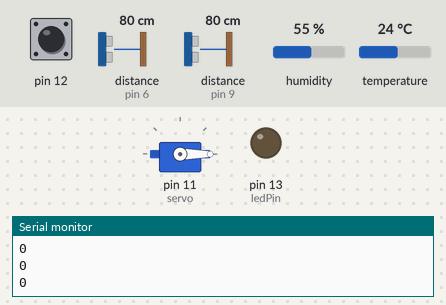
A sketch run on a simulated Arduino Uno, built with avr-gcc and run on an emulated ATmega328P. Parts: servo, output pins drawn as LEDs (lit = HIGH), the last lines printed to the serial monitor. Wiring (inferred from the names in the program): 2 × ultrasonic range finder: trigger pin 7, echo pin 6 / trigger pin 8, echo pin 9. The test bench sets the inputs (shaded band); at power-on: distance to the obstacle (sensors on pin 6, pin 9) 80 cm, pin 12 HIGH, humidity 55 %, temperature 24 °C. The echo pulse lasts 58.3 µs per cm; pins used as bus, display or sensor lines are not drawn.

Above: at 1.2 s.
1.3 s: distance to the obstacle (sensor on pin 6) set to 8 cm
4.5 s: distance to the obstacle (sensor on pin 6) set to 5 cm
At 7.2 s:
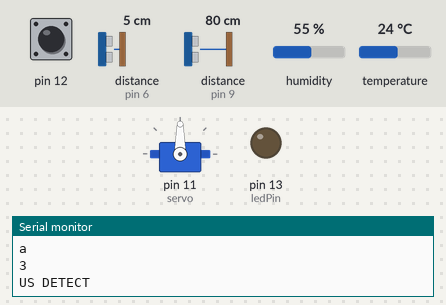
Timing chart, 0 to 8.7 s (numbered marks = the images above; inputs shaded):
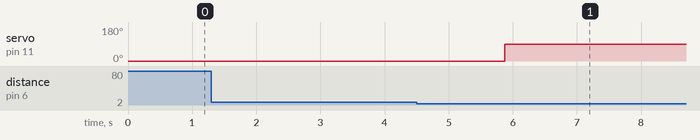

The sketch:

MasterModule.ino
```cpp
//servo setup
#include <Servo.h>
Servo servo;
//setup for temperature sensor
#include <DFRobot_DHT11.h>
DFRobot_DHT11 DHT;
#define DHT11_PIN 10
int tempTimer = 4;
//Ultrasonic sensor #1
const int pingPin1 = 7; // Trigger Pin of Ultrasonic Sensor
const int echoPin1 = 6; // Echo Pin of Ultrasonic Sensor
//Ultrasonic sensor #2
const int pingPin2 = 8; // Trigger Pin of Ultrasonic Sensor
const int echoPin2 = 9; // Echo Pin of Ultrasonic Sensor
const int ledPin = 13;
long duration, cm;

#define pirPin 2
int calibrationTime = 5;
long unsigned int lowIn;
long unsigned int pause = 5000;
boolean lockLow = true;
boolean takeLowTime;
int PIRValue = 0;

//counter
int counter = 0;
//communication
int soloMode = 0;
int sendKA = 5;

char KAMsg = 'a';

int waitTillSlaveDead = 10000;

//btn
int lastState = LOW; // the previous state from the input pin
int currentState;

void setup() {
   Serial.begin(9600); // Starting Serial Terminal
   pinMode(ledPin, OUTPUT);
   pinMode(12, INPUT_PULLUP);
   servo.attach(11); //trust
   servo.write(0);
}

void loop() {
  int buttonState = digitalRead(12);
  currentState = digitalRead(12);

  //if(lastState == HIGH && currentState == LOW) {
    //counter++;
    //Serial.println("BTN");
  //}

  // save the last state
  lastState = currentState;
  //sensors
   ultraSonic(pingPin1, echoPin1);
   ultraSonic(pingPin2, echoPin2);
   temperature();
   //protocol
   if (waitTillSlaveDead != 0 && soloMode == 0) {
     if(sendKA == 0) {
      //Serial.println("Sent KA");
      Serial.write(KAMsg);
      Serial.println();
     sendKA = 5;
    }
    else {
     sendKA--;
     }
   }

  while(Serial.available() > 0 && waitTillSlaveDead > 0) {
    if (Serial.read() == 'b') {
      waitTillSlaveDead = 10000;
      Serial.println("got msg");
    }
    else if (Serial.read() == 's') {
      counter++;
      Serial.println(counter);
    }
  }

   if (waitTillSlaveDead <= 0) {
     soloMode = 1;
     Serial.println("Slave dead (men im dead)");
   }

   //Serial.println(sendKA);
   waitTillSlaveDead--;
   Serial.println(counter);
   if (counter >= 1) {
    servo.write(90);
    counter++;
  }

}

long microsecondsToCentimeters(long microseconds) {
   return microseconds / 29 / 2;
}

void ultraSonic(int pingPin, int echoPin) {
   pinMode(pingPin, OUTPUT);
   digitalWrite(pingPin, LOW);
   delayMicroseconds(2);
   digitalWrite(pingPin, HIGH);
   delayMicroseconds(10);
   digitalWrite(pingPin, LOW);
   pinMode(echoPin, INPUT);
   duration = pulseIn(echoPin, HIGH);
   cm = microsecondsToCentimeters(duration);
   //Serial.print(cm);
   //Serial.print("cm");
   //Serial.println();

  if(cm <= 5) {
    counter++;
    Serial.println("US DETECT");
    delay(1000);
  }
  else {
    digitalWrite(ledPin, LOW);
  }

   delay(100);
}

void temperature() {
  if(tempTimer == 0) {
    DHT.read(DHT11_PIN);
    //Serial.print("temp:");
    //Serial.print(DHT.temperature);
    //Serial.println();
    tempTimer = 4;
  }
  else {
    tempTimer --;
  }

}

void PIRSensor() {
   if(digitalRead(pirPin) == HIGH) {
      if(lockLow) {
         PIRValue = 1;
         lockLow = false;
         counter ++;
         Serial.write('s');
         Serial.println("PIRDETECT");
         delay(100);
      }
      takeLowTime = true;
   }
   if(digitalRead(pirPin) == LOW) {
      if(takeLowTime){
         lowIn = millis();
         takeLowTime = false;
      }
      if(!lockLow && millis() - lowIn > pause) {
         PIRValue = 0;
         lockLow = true;
         delay(50);
      }
   }

}
```

Measured:
- the behaviour switches between 7 and 6 cm on distance to the obstacle (sensor on pin 6) (found by bisection; images 0 and 1)
- after the input at 4.5 s, servo on pin 11 (servo): 0° → 90° after 1.4 s
